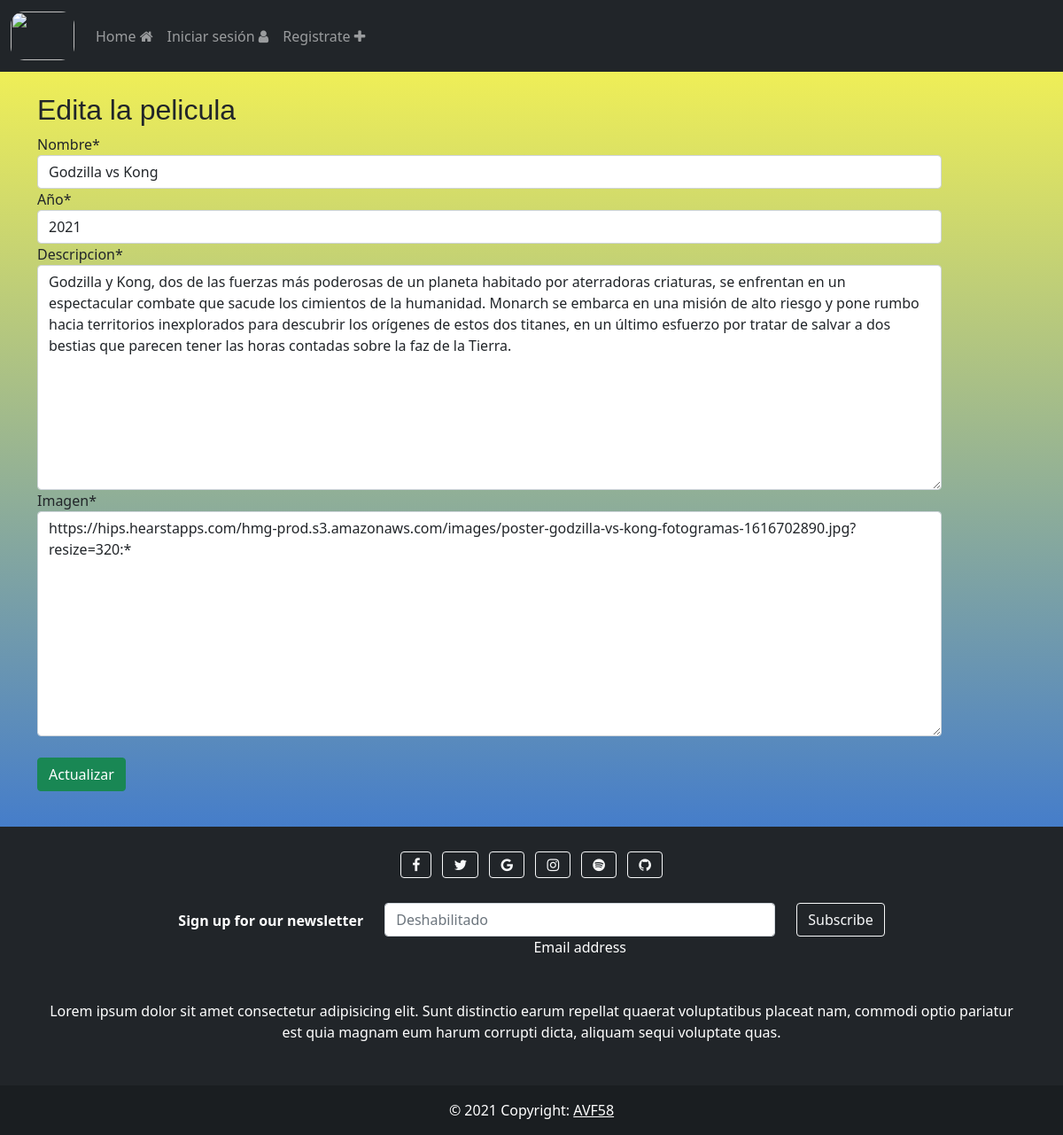
/peli/2/editar, run on the app's committed database.
### peliculas/models.py (models this page shows, shortened)
class Post(models.Model):
    nombre = models.CharField(max_length=100)
    productora  = models.ForeignKey(
        Productora,
        null=True,
        blank=True,
        on_delete = models.CASCADE,
    )
    descripcion = models.TextField()
    imagen = models.TextField(default='')
    año = models.IntegerField()

### peliculas/views.py (the view)
# urls.py: path('peli/<int:pk>/editar', peliculaUpdateView.as_view(), name='editarPelicula'),
class peliculaUpdateView(UpdateView):
    model = Post
    template_name = "editarPelicula.html"
    fields = ['nombre','año','descripcion','imagen']
    success_url = reverse_lazy('home')

### templates/editarPelicula.html (shortened to what this page needs)
{% extends 'base.html' %}
{% load crispy_forms_tags %}
{% block contenido %}
<body>
<form method="post" novalidate>{% csrf_token %}
    <div class="row">
        <div class="col-11">
            <h2 style="font-family: Impact, Haettenschweiler, 'Arial Narrow Bold', sans-serif;">Edita la pelicula</h2>
            {{ form|crispy }}
        </div>
    </div>
    <br>
    <button type="submit" class="btn btn-success">Actualizar</button>
</form>
</body>
<br>
{% endblock %}

### templates/editarPelicula.html (style rules this page uses)
body { background: #004FF9; background: -webkit-linear-gradient(to bottom, #FFF94C, #004FF9); background: linear-gradient(to bottom, #FFF94C, #004FF9); }

### data on the page
Post: nombre "Godzilla vs Kong", año "2021", descripcion "Godzilla y Kong, dos de las fuerzas más poderosas de un planeta habitado por aterradoras criaturas, se enfrentan en un espectacular combate que sacude los cimientos de la humanidad. Monarch se embarca en una misión de alto riesgo y pone rumbo hacia territorios inexplorados para descubrir los orígenes de estos dos titanes, en un último esfuerzo por tratar de salvar a dos bestias que parecen tener las horas contadas sobre la faz de la Tierra.", imagen "https://hips.hearstapps.com/hmg-prod.s3.amazonaws.com/images/poster-godzilla-vs-kong-fotogramas-1616702890.jpg?resize=320:*"
